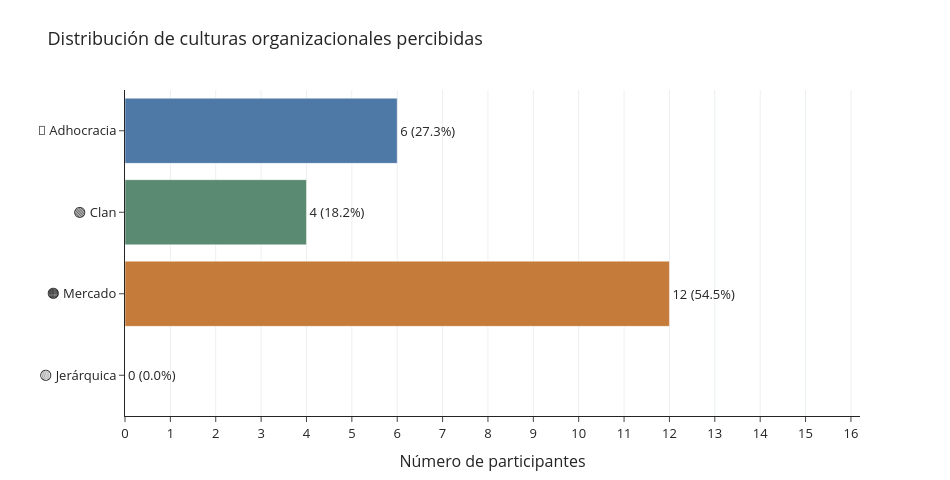

The code cell stored with this chart in its notebook:
### Code cell
# =====================================================
# DISTRIBUCIÓN DE CULTURAS ORGANIZACIONALES PERCIBIDAS
# =====================================================

import pandas as pd
import plotly.express as px


# =====================================================
# 1. COMPROBAR DATAFRAME
# =====================================================

if "df_resultados" not in globals():
    raise NameError(
        "No existe el dataframe 'df_resultados'. "
        "Ejecuta primero la celda de cálculo de resultados."
    )


# =====================================================
# 2. CONFIGURACIÓN DE CULTURAS
# =====================================================

ORDEN_CULTURAS = [
    "🔵 Adhocracia",
    "🟢 Clan",
    "🟠 Mercado",
    "🟡 Jerárquica"
]


COLORES_CULTURAS = {
    "🔵 Adhocracia": "#4E79A7",
    "🟢 Clan": "#5B8A72",
    "🟠 Mercado": "#C57B39",
    "🟡 Jerárquica": "#D4B15A"
}


# =====================================================
# 3. FUNCIONES AUXILIARES
# =====================================================

def encontrar_columna(
    dataframe,
    nombres_posibles
):
    """
    Devuelve la primera columna encontrada dentro
    de una lista de nombres posibles.
    """

    for nombre in nombres_posibles:

        if nombre in dataframe.columns:
            return nombre

    return None


def normalizar_cultura(valor):
    """
    Normaliza los diferentes nombres que puede tener
    una cultura organizacional.
    """

    if pd.isna(valor):
        return pd.NA

    texto = (
        str(valor)
        .strip()
        .lower()
    )

    equivalencias = {
        "adhocracia": "🔵 Adhocracia",
        "cultura adhocrática": "🔵 Adhocracia",
        "adhocratica": "🔵 Adhocracia",
        "adhocrática": "🔵 Adhocracia",

        "clan": "🟢 Clan",
        "cultura clan": "🟢 Clan",

        "mercado": "🟠 Mercado",
        "cultura de mercado": "🟠 Mercado",

        "jerarquica": "🟡 Jerárquica",
        "jerárquica": "🟡 Jerárquica",
        "jerarquia": "🟡 Jerárquica",
        "jerarquía": "🟡 Jerárquica",
        "cultura jerarquica": "🟡 Jerárquica",
        "cultura jerárquica": "🟡 Jerárquica"
    }

    if texto in equivalencias:
        return equivalencias[texto]

    # Detección parcial por si la columna contiene texto adicional
    if "adhocr" in texto:
        return "🔵 Adhocracia"

    if "clan" in texto:
        return "🟢 Clan"

    if "mercado" in texto:
        return "🟠 Mercado"

    if "jerar" in texto:
        return "🟡 Jerárquica"

    return str(valor).strip()


# =====================================================
# 4. DETECTAR CULTURA DOMINANTE
# =====================================================

columna_cultura_dominante = encontrar_columna(
    df_resultados,
    [
        "Cultura_dominante",
        "Cultura_Dominante",
        "cultura_dominante",
        "Cultura dominante",
        "cultura dominante"
    ]
)


# =====================================================
# 5. CREAR CULTURA DOMINANTE SI NO EXISTE
# =====================================================

if columna_cultura_dominante is not None:

    df_cultura_distribucion = pd.DataFrame({
        "Cultura": df_resultados[
            columna_cultura_dominante
        ]
    })

else:

    # -------------------------------------------------
    # Detectar columnas de puntuación cultural
    # -------------------------------------------------

    columnas_cultura = {
        "Adhocracia": encontrar_columna(
            df_resultados,
            [
                "Adhocracia",
                "Cultura_Adhocracia",
                "cultura_adhocracia",
                "Score_Adhocracia",
                "score_adhocracia"
            ]
        ),

        "Clan": encontrar_columna(
            df_resultados,
            [
                "Clan",
                "Cultura_Clan",
                "cultura_clan",
                "Score_Clan",
                "score_clan"
            ]
        ),

        "Mercado": encontrar_columna(
            df_resultados,
            [
                "Mercado",
                "Cultura_Mercado",
                "cultura_mercado",
                "Score_Mercado",
                "score_mercado"
            ]
        ),

        "Jerárquica": encontrar_columna(
            df_resultados,
            [
                "Jerarquica",
                "Jerárquica",
                "Cultura_Jerarquica",
                "Cultura_Jerárquica",
                "cultura_jerarquica",
                "cultura_jerárquica",
                "Score_Jerarquica",
                "Score_Jerárquica"
            ]
        )
    }


    culturas_no_encontradas = [
        cultura
        for cultura, columna in columnas_cultura.items()
        if columna is None
    ]


    if culturas_no_encontradas:

        raise KeyError(
            "No existe una columna de cultura dominante y "
            "tampoco se han encontrado todas las puntuaciones "
            "culturales necesarias.\n\n"
            "Culturas no encontradas: "
            + ", ".join(culturas_no_encontradas)
            + "\n\nColumnas disponibles:\n"
            + "\n".join(
                df_resultados.columns.astype(str)
            )
        )


    # -------------------------------------------------
    # Crear dataframe con puntuaciones culturales
    # -------------------------------------------------

    df_scores_cultura = pd.DataFrame({
        "Adhocracia": pd.to_numeric(
            df_resultados[
                columnas_cultura["Adhocracia"]
            ],
            errors="coerce"
        ),

        "Clan": pd.to_numeric(
            df_resultados[
                columnas_cultura["Clan"]
            ],
            errors="coerce"
        ),

        "Mercado": pd.to_numeric(
            df_resultados[
                columnas_cultura["Mercado"]
            ],
            errors="coerce"
        ),

        "Jerárquica": pd.to_numeric(
            df_resultados[
                columnas_cultura["Jerárquica"]
            ],
            errors="coerce"
        )
    })


    # Cultura con puntuación más alta por participante
    cultura_calculada = (
        df_scores_cultura
        .idxmax(
            axis=1,
            skipna=True
        )
    )


    # Las filas sin ninguna puntuación permanecen vacías
    filas_sin_puntuacion = (
        df_scores_cultura
        .isna()
        .all(axis=1)
    )

    cultura_calculada.loc[
        filas_sin_puntuacion
    ] = pd.NA


    df_cultura_distribucion = pd.DataFrame({
        "Cultura": cultura_calculada
    })


# =====================================================
# 6. NORMALIZAR NOMBRES
# =====================================================

df_cultura_distribucion["Cultura"] = (
    df_cultura_distribucion["Cultura"]
    .apply(normalizar_cultura)
)


# Eliminar participantes sin resultado cultural
df_cultura_distribucion = (
    df_cultura_distribucion
    .dropna(
        subset=["Cultura"]
    )
    .copy()
)


if df_cultura_distribucion.empty:
    raise ValueError(
        "No existen datos válidos de cultura organizacional "
        "para construir el gráfico."
    )


# =====================================================
# 7. DISTRIBUCIÓN
# =====================================================

distribucion_cultura = (
    df_cultura_distribucion["Cultura"]
    .value_counts()
    .rename_axis("Cultura")
    .reset_index(name="Participantes")
)


# Incluir las cuatro culturas aunque alguna tenga cero casos
distribucion_cultura = (
    pd.DataFrame({
        "Cultura": ORDEN_CULTURAS
    })
    .merge(
        distribucion_cultura,
        on="Cultura",
        how="left"
    )
)


distribucion_cultura["Participantes"] = (
    distribucion_cultura["Participantes"]
    .fillna(0)
    .astype(int)
)


# Mantener siempre el mismo orden
distribucion_cultura["Cultura"] = pd.Categorical(
    distribucion_cultura["Cultura"],
    categories=ORDEN_CULTURAS,
    ordered=True
)


distribucion_cultura = (
    distribucion_cultura
    .sort_values("Cultura")
    .reset_index(drop=True)
)


# =====================================================
# 8. PORCENTAJES Y ETIQUETAS
# =====================================================

total_participantes_cultura = (
    distribucion_cultura[
        "Participantes"
    ]
    .sum()
)


distribucion_cultura["Porcentaje"] = (
    distribucion_cultura["Participantes"]
    / total_participantes_cultura
    * 100
).round(1)


distribucion_cultura["Etiqueta"] = (
    distribucion_cultura[
        "Participantes"
    ].astype(str)
    + " ("
    + distribucion_cultura[
        "Porcentaje"
    ].astype(str)
    + "%)"
)


# =====================================================
# 9. GRÁFICO
# =====================================================

fig_cultura = px.bar(
    distribucion_cultura,

    x="Participantes",

    y="Cultura",

    orientation="h",

    color="Cultura",

    color_discrete_map=COLORES_CULTURAS,

    category_orders={
        "Cultura": ORDEN_CULTURAS
    },

    text="Etiqueta"
)


fig_cultura.update_traces(
    textposition="outside",

    cliponaxis=False,

    hovertemplate=(
        "<b>%{y}</b><br>"
        "Participantes: %{x}<br>"
        "Porcentaje: %{customdata[0]:.1f}%"
        "<extra></extra>"
    ),

    customdata=distribucion_cultura[
        ["Porcentaje"]
    ]
)


# Evitar errores cuando todos los valores sean cero
maximo_participantes = max(
    1,
    distribucion_cultura[
        "Participantes"
    ].max()
)


fig_cultura.update_layout(
    template="simple_white",

    title=(
        "Distribución de culturas "
        "organizacionales percibidas"
    ),

    showlegend=False,

    width=950,

    height=480,

    xaxis_title="Número de participantes",

    yaxis_title="",

    xaxis=dict(
        dtick=1,

        range=[
            0,
            maximo_participantes * 1.35
        ],

        showgrid=True,

        gridcolor="#ECEFF1",

        zeroline=False
    ),

    yaxis=dict(
        categoryorder="array",

        categoryarray=ORDEN_CULTURAS,

        autorange="reversed"
    ),

    font=dict(
        size=13
    ),

    margin=dict(
        l=100,
        r=90,
        t=90,
        b=60
    )
)


# =====================================================
# GUARDAR GRÁFICO
# =====================================================

ruta_grafico_cultura = (
    CARPETA_VISUALIZACIONES
    / "05_distribucion_culturas_organizacionales.png"
)

fig_cultura.write_image(
    ruta_grafico_cultura,
    width=950,
    height=480,
    scale=3
)


fig_cultura.show()


# =====================================================
# 10. TABLA RESUMEN
# =====================================================

display(
    distribucion_cultura[
        [
            "Cultura",
            "Participantes",
            "Porcentaje"
        ]
    ]
)

### Figure 1 — Plotly figure (JSON) as saved in the notebook; plotly's stock layout.template omitted (floating-point values rounded to 4 significant figures)
{"data": [{"cliponaxis": false, "customdata": [[27.3], [18.2], [54.5], [0.0]], "hovertemplate": "<b>%{y}</b><br>Participantes: %{x}<br>Porcentaje: %{customdata[0]:.1f}%<extra></extra>", "legendgroup": "🔵 Adhocracia", "marker": {"color": "#4E79A7", "pattern": {"shape": ""}}, "name": "🔵 Adhocracia", "orientation": "h", "showlegend": true, "text": ["6 (27.3%)"], "textposition": "outside", "type": "bar", "x": [6], "xaxis": "x", "y": ["🔵 Adhocracia"], "yaxis": "y"}, {"cliponaxis": false, "customdata": [[27.3], [18.2], [54.5], [0.0]], "hovertemplate": "<b>%{y}</b><br>Participantes: %{x}<br>Porcentaje: %{customdata[0]:.1f}%<extra></extra>", "legendgroup": "🟢 Clan", "marker": {"color": "#5B8A72", "pattern": {"shape": ""}}, "name": "🟢 Clan", "orientation": "h", "showlegend": true, "text": ["4 (18.2%)"], "textposition": "outside", "type": "bar", "x": [4], "xaxis": "x", "y": ["🟢 Clan"], "yaxis": "y"}, {"cliponaxis": false, "customdata": [[27.3], [18.2], [54.5], [0.0]], "hovertemplate": "<b>%{y}</b><br>Participantes: %{x}<br>Porcentaje: %{customdata[0]:.1f}%<extra></extra>", "legendgroup": "🟠 Mercado", "marker": {"color": "#C57B39", "pattern": {"shape": ""}}, "name": "🟠 Mercado", "orientation": "h", "showlegend": true, "text": ["12 (54.5%)"], "textposition": "outside", "type": "bar", "x": [12], "xaxis": "x", "y": ["🟠 Mercado"], "yaxis": "y"}, {"cliponaxis": false, "customdata": [[27.3], [18.2], [54.5], [0.0]], "hovertemplate": "<b>%{y}</b><br>Participantes: %{x}<br>Porcentaje: %{customdata[0]:.1f}%<extra></extra>", "legendgroup": "🟡 Jerárquica", "marker": {"color": "#D4B15A", "pattern": {"shape": ""}}, "name": "🟡 Jerárquica", "orientation": "h", "showlegend": true, "text": ["0 (0.0%)"], "textposition": "outside", "type": "bar", "x": [0], "xaxis": "x", "y": ["🟡 Jerárquica"], "yaxis": "y"}], "layout": {"barmode": "relative", "font": {"size": 13}, "height": 480, "legend": {"title": {"text": "Cultura"}, "tracegroupgap": 0}, "margin": {"b": 60, "l": 100, "r": 90, "t": 90}, "showlegend": false, "title": {"text": "Distribución de culturas organizacionales percibidas"}, "width": 950, "xaxis": {"anchor": "y", "domain": [0, 1], "dtick": 1, "gridcolor": "#ECEFF1", "range": [0, 16.2], "showgrid": true, "title": {"text": "Número de participantes"}, "zeroline": false}, "yaxis": {"anchor": "x", "autorange": "reversed", "categoryarray": ["🔵 Adhocracia", "🟢 Clan", "🟠 Mercado", "🟡 Jerárquica"], "categoryorder": "array", "domain": [0, 1], "title": {"text": ""}}}}
